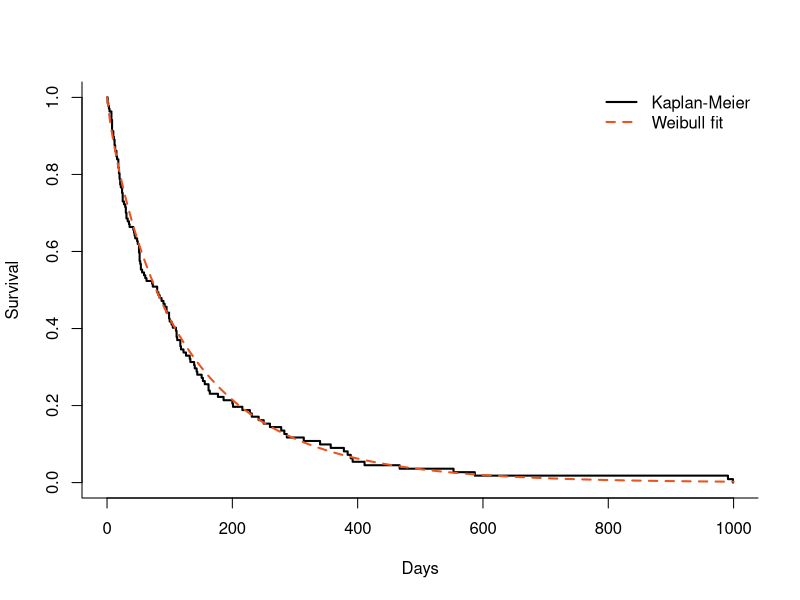

Source code (R):
# Parametric survival models -------------------------------------------------
# Veterans' Administration lung cancer trial (survival::veteran).

library(survival)

# Weibull accelerated failure time model
wb <- survreg(Surv(time, status) ~ trt + celltype + karno, data = veteran,
              dist = "weibull")
summary(wb)

# Compare distributions by AIC
dists <- c("exponential", "weibull", "lognormal", "loglogistic")
aics  <- sapply(dists, function(d)
  AIC(survreg(Surv(time, status) ~ trt + celltype + karno, data = veteran, dist = d)))
sort(round(aics, 1))

# Kaplan-Meier vs fitted Weibull curve (overall)
km <- survfit(Surv(time, status) ~ 1, data = veteran)
wb0 <- survreg(Surv(time, status) ~ 1, data = veteran, dist = "weibull")
t <- seq(0, 1000, by = 5)
s_wb <- 1 - psurvreg(t, mean = coef(wb0), scale = wb0$scale, distribution = "weibull")
plot(km, conf.int = FALSE, lwd = 2, xlab = "Days", ylab = "Survival", bty = "l")
lines(t, s_wb, col = "#E95420", lwd = 2, lty = 2)
legend("topright", c("Kaplan-Meier", "Weibull fit"), col = c("black", "#E95420"),
       lty = c(1, 2), lwd = 2, bty = "n")
